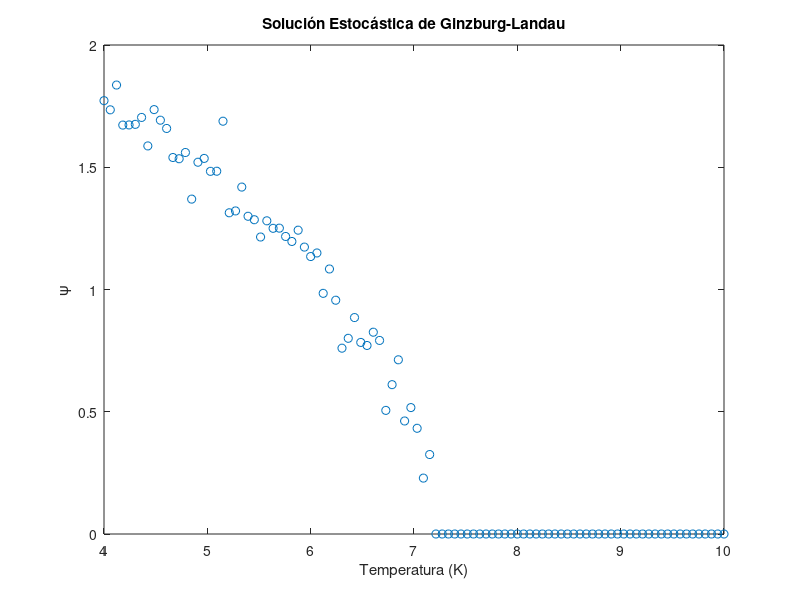

The MATLAB script that drew this image:
% Comparacion de Soluciones Estocasticas de Ginzburg-Landau
% Este script compara soluciones estocasticas del modelo de Ginzburg-Landau
% para diferentes temperaturas, mostrando la influencia de la temperatura
% en la amplitud de las fluctuaciones.
% y la estabilidad del sistema.

% Parametros
Tc = 7.2;
T = linspace(4, 10, 100);
psi = zeros(size(T));

for i = 1:length(T)
    if T(i) < Tc
        psi(i) = sqrt(Tc - T(i)) + 0.1*randn();  % Fluctuaciones
    end
end

plot(T, psi, 'o');
xlabel('Temperatura (K)');
ylabel('\psi');
title('Solución Estocástica de Ginzburg-Landau');